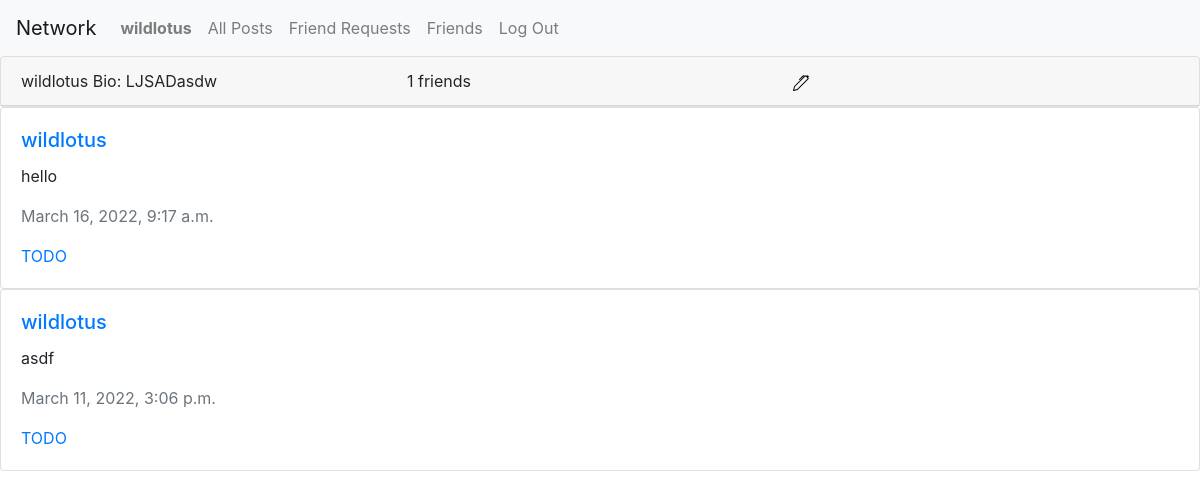
The page /profile/3 (signed in) on the database its author committed.
### network/models.py (models this page shows)
class User(AbstractUser):
    pass

class UserProfile(models.Model):
    user = models.OneToOneField(User, primary_key=True, related_name="profile", on_delete=models.CASCADE)
    bio = models.CharField(blank=True, default="No bio...", max_length=64)
    friends = models.ManyToManyField(User, blank=True, related_name="friends")

class Post(models.Model):
    author = models.ForeignKey(UserProfile, on_delete=models.CASCADE)
    description = models.CharField(max_length=64)
    timestamp = models.DateTimeField(default=timezone.now)

### network/views.py (the view)
# urls.py: path("profile/<int:profile_id>", views.show_profile, name="profile"),
def show_profile(request, profile_id):
    try:
        profile = UserProfile.objects.get(pk=profile_id)
    except UserProfile.DoesNotExist:
        return JsonResponse({"error": "User matching query does not exist."})
    return render(request, "network/profile.html", {
        "profile": profile,
        "posts": Post.objects.filter(author=profile).order_by('-timestamp'),
        "friend_request_available": not request.user.is_anonymous and not profile.user in request.user.profile.friends.all() and profile.user != request.user,
        "currently_friended": not request.user.is_anonymous and profile.user in request.user.profile.friends.all(),
        "friend_request_available": not request.user.is_anonymous and profile.user != request.user and not profile.user in request.user.profile.friends.all(),
        "self_in_friend_request": self_in_friend_request(profile.user, request.user)
    })

### network/views.py (called while the page is built)
def self_in_friend_request(to_user, from_user):
    try:
        FriendRequest.objects.get(to_user=to_user, from_user=from_user)
        return True
    except FriendRequest.DoesNotExist:
        return False

### network/templates/network/profile.html (shortened to what this page needs)
{% extends "network/layout.html" %} {% load static %}
{% block body %}
    <div id="profile">
        <div class="card">
            <div class="card-header">
                <div>
                    {{ profile.user.username }}
                    Bio: {{ profile.bio }}
                </div>
                <div>
                    <span id="friends_amount">{{ profile.friends.count }}</span>
                    <span>friends</span>
                </div>
                <div>
                    {% if request.user == profile.user %}
                        <a href="{% url 'edit_profile' profile.user.id %}">
                            <img src="{% static 'network/images/pen.svg' %}" alt="Profile Edit Button" id="edit_profile_icon" data-profile_id="{{ profile.user.id }}">
                        </a>
                    {% endif %}
                </div>
            </div>
        </div>
    </div>
    {% for post in posts %}
        {% include "network/posts.html" %}
    {% empty %}
        <div>No posts.</div>
    {% endfor %}
{% endblock body %}

### network/templates/network/layout.html (shortened to what this page needs)
{% load static %}
<!DOCTYPE html>
<html lang="en">
<head>
    <link rel="stylesheet" href="https://stackpath.bootstrapcdn.com/bootstrap/4.4.1/css/bootstrap.min.css">
    <link rel="stylesheet" href="{% static 'network/css/styles.css' %}">
</head>
<body>
    <nav class="navbar navbar-expand-lg navbar-light bg-light">
        <a class="navbar-brand" href="#">Network</a>
        <div>
            <ul class="navbar-nav mr-auto">
                {% if user.is_authenticated %}
                <li class="nav-item">
                    <a class="nav-link" href="{% url 'profile' user.id %}"><strong>{{ user.username }}</strong></a>
                </li>
                {% endif %}
                <li class="nav-item">
                    <a class="nav-link" href="{% url 'index' %}">All Posts</a>
                </li>
                {% if user.is_authenticated %}
                <li class="nav-item">
                    <a class="nav-link" href="{% url 'friend_requests' %}">Friend Requests</a>
                </li>
                <li class="nav-item">
                    <a class="nav-link" href="{% url 'friends' user.id %}">Friends</a>
                </li>
                <li class="nav-item">
                    <a class="nav-link" href="{% url 'logout' %}">Log Out</a>
                </li>
                {% endif %}
            </ul>
        </div>
    </nav>
    <div class="body">
        {% block body %}
        {% endblock %}
    </div>
</body>
</html>

### network/templates/network/posts.html
<div class="card">
    <div class="card-body">
        <h5 class="card-title">
            <a href="{% url 'profile' post.author.user.id %}">{{ post.author.user.username }}</a>
        </h5>
        <p class="card-text">{{ post.description }}</p>
        <p class="card-text text-muted">{{ post.timestamp }}</p>
        <a href="#" class="card-link">TODO</a>
    </div>
</div>

### network/static/network/css/styles.css (style rules this page uses)
.card-header { display: flex; }
.card-header > div { flex: 1; }

### rows shown on the page
User: username "wildlotus"
UserProfile: user.username "wildlotus", bio "LJSADasdw", friends.count "1"
Post: author.user.username "wildlotus", description "hello", timestamp "March 16, 2022, 9:17 a.m."
Post: author.user.username "wildlotus", description "asdf", timestamp "March 11, 2022, 3:06 p.m."
